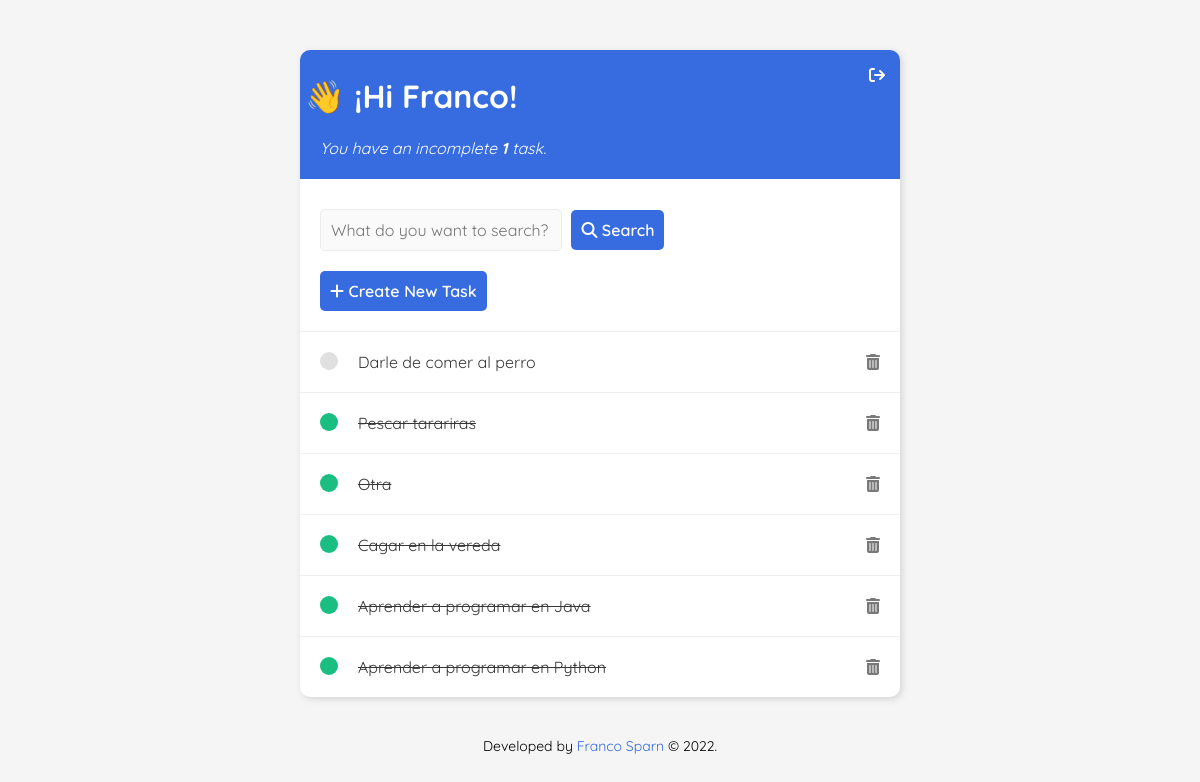
The app's page / (signed in) with its own data.
### base/models.py (models this page shows)
class Task(models.Model):
    user = models.ForeignKey(User, on_delete=models.CASCADE, null=True, blank=True)
    title = models.CharField(max_length=160)
    description = models.TextField(null=True, blank=True)
    complete = models.BooleanField(default=False)
    created = models.DateTimeField(auto_now_add=True)
    def __str__(self):
        return self.title
    class Meta:
        ordering = ['complete']

### base/views.py (the view)
# urls.py: urlpatterns = [path('', TasksList.as_view(), name='tasks'),
class TasksList(LoginRequiredMixin, ListView):
    model = Task
    context_object_name = 'tasks'
    def get_context_data(self, **kwarg):
        context = super().get_context_data(**kwarg)
        context['tasks'] = context['tasks'].filter(user=self.request.user)
        context['count'] = context['tasks'].filter(complete=False).count()
        search = self.request.GET.get('searcher') or ''
        if search:
            context['tasks'] = context['tasks'].filter(title__icontains=search)
        context['search'] = search
        return context

### base/templates/base/task_list.html
{% extends 'base/index.html' %}
{% block content %}
<div class="header">
    <div class="text-header">
        <h1>👋 ¡Hi <strong class="username">{{ request.user }}</strong>!</h1>
        <p><i>You have an incomplete <strong>{{ count }}</strong> task{{ count|pluralize }}.</i></p>
    </div>
    {% if request.user.is_authenticated %}
    <a href="{% url 'logout' %}" class="logout"><i class="fa-solid fa-arrow-right-from-bracket"></i></a>
    {% else %}
    <a href="{% url 'login' %}">Login</a>
{% endif %}
</div>
<div class="search">
    <form method="GET">
        <input type="text" name="searcher" class="input-search" value="{{ search }}" placeholder="What do you want to search?" />
        <button type="submit" class="btn-search"><i class="fa-solid fa-magnifying-glass"></i> Search</button>
    </form>
</div>
<div class="create-task">
    <a href="{% url 'create-task' %}" class="btn-create-task"><i class="fa-solid fa-plus"></i> Create New Task</a>
</div>
<div class="task-item">
    {% for task in tasks %}
    <div class="task-block">
        {% if task.complete %}
            <div class="task-title">
                <div class="task-icon-complete"></div>
                <a href="{% url 'edit-task' task.id %}"><s>{{ task }}</s></a>
            </div>
            <a class="delete-task" href="{% url 'delete-task' task.id %}"><i class="fa-solid fa-trash-can delete-icon"></i></a>
        {% else %}
            <div class="task-title">
                <div class="task-icon-incomplete"></div>
                    <a href="{% url 'edit-task' task.id %}">{{ task }}</a>
            </div>
            <a class="delete-task" href="{% url 'delete-task' task.id %}"><i class="fa-solid fa-trash-can delete-icon"></i></a>
        {% endif %}
    </div>
    {% empty %}
    <h4>No information available</h4>
    {% endfor %}
</div>
{% endblock content %}

### base/templates/base/index.html (shortened to what this page needs)
<!DOCTYPE html>
<html>
    <head>
        <link rel="stylesheet" href="/static/css/styles.css">
    </head>
    <body>
        <div class="container">
            {% block content %}
            {% endblock content %}
        </div>
        <footer>
            <p>Developed by <a href="https://linkedin.com/in/francosparn" class="author" target="_blank" rel="noopener noreferrer">Franco Sparn</a> &copy; 2022.</p>
        </footer>
    </body>
</html>

### base/static/css/styles.css (style rules this page uses)
* { font-family: 'Quicksand', sans-serif; }
body { background-color: rgba(241, 241, 241, 0.651); margin-top: 50px; }
.container { background-color: #FFF; border-radius: 10px; max-width: 600px; margin: auto; box-shadow: 2px 2px 6px 0px rgba(201,201,201,0.76); -webkit-box-shadow: 2px 2px 6px 0px rgba(201,201,201,0.76); -moz-box-shadow: 2px 2px 6px 0px rgba(201,201,201,0.76); }
.username { text-transform: capitalize; }
a { text-decoration: none; }
.header { background-color: rgba(17, 81, 218, 0.842); display: flex; justify-content: space-between; border-top-left-radius: 10px; border-top-right-radius: 10px; color: #FFF; padding: 5px; }
.header p { margin-left: 15px; }
.logout { color: #FFF; margin-top: 10px; margin-right: 10px; }
footer p { margin-top: 40px; text-align: center; font-size: 14px; }
.author { color:rgba(17, 81, 218, 0.842); }
.task-block { display: flex; align-items: center; justify-content: space-between; padding: 20px; border-top: 1px solid rgb(240, 239, 239); }
.task-title { display: flex; }
.task-title a { color: #373737; margin-left: 20px; }
.task-icon-complete { height: 18px; width: 18px; background-color: rgb(26, 190, 128); border-radius: 50px; cursor: pointer; }
.task-icon-incomplete { height: 18px; width: 18px; background-color: rgb(224, 224, 224); border-radius: 50px; cursor: pointer; }
.create-task { margin: 30px 0 30px 0; font-weight: 600; }
.btn-create-task { margin-left: 20px; padding: 10px; background-color:rgba(17, 81, 218, 0.842); color: #FFF; border-radius: 5px; border: none; }
.input-search { padding: 10px; border: 1px solid rgb(236, 236, 236); border-radius: 5px; margin-left: 20px; background-color: rgb(250, 250, 250); width: 220px; font-size: 16px; }
.btn-search { margin-left: 5px; padding: 10px; background-color:rgba(17, 81, 218, 0.842); color: #FFF; border-radius: 5px; border: none; cursor: pointer; font-weight: 600; font-size: 16px; }
.search { margin-top: 30px; }
.delete-icon { color: #797979; }

### records on screen
Task: title "Darle de comer al perro"
Task: title "Pescar tarariras"
Task: title "Otra"
Task: title "Cagar en la vereda"
Task: title "Aprender a programar en Java"
Task: title "Aprender a programar en Python"

### other values on screen
{{ request.user }} "Franco"
{{ count }} "1"
